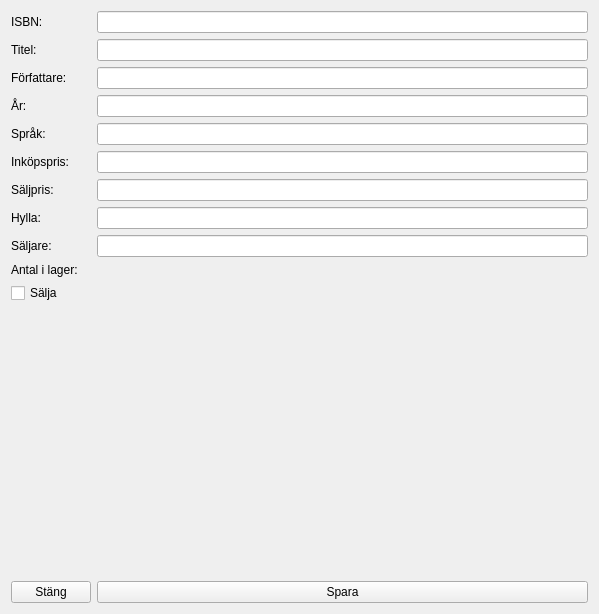
<?xml version="1.0" encoding="UTF-8"?>
<ui version="4.0">
 <class>Dialog</class>
 <widget class="QDialog" name="Dialog">
  <property name="geometry">
   <rect>
    <x>0</x>
    <y>0</y>
    <width>599</width>
    <height>614</height>
   </rect>
  </property>
  <property name="windowTitle">
   <string>Dialog</string>
  </property>
  <layout class="QGridLayout" name="gridLayout">
   <item row="7" column="0">
    <widget class="QLabel" name="label_buy_price">
     <property name="text">
      <string>Inköpspris:</string>
     </property>
    </widget>
   </item>
   <item row="1" column="0">
    <widget class="QLabel" name="label_isbn">
     <property name="text">
      <string>ISBN:</string>
     </property>
    </widget>
   </item>
   <item row="5" column="1">
    <widget class="QLineEdit" name="line_year"/>
   </item>
   <item row="6" column="0">
    <widget class="QLabel" name="label_language">
     <property name="text">
      <string>Språk:</string>
     </property>
    </widget>
   </item>
   <item row="9" column="1">
    <widget class="QLineEdit" name="line_row"/>
   </item>
   <item row="16" column="1">
    <widget class="QPushButton" name="button_save">
     <property name="text">
      <string>Spara</string>
     </property>
     <property name="autoDefault">
      <bool>false</bool>
     </property>
    </widget>
   </item>
   <item row="12" column="0">
    <widget class="QCheckBox" name="sale_toggle">
     <property name="text">
      <string>Sälja</string>
     </property>
    </widget>
   </item>
   <item row="16" column="0">
    <widget class="QPushButton" name="button_close">
     <property name="text">
      <string>Stäng</string>
     </property>
     <property name="autoDefault">
      <bool>false</bool>
     </property>
    </widget>
   </item>
   <item row="8" column="1">
    <widget class="QLineEdit" name="line_sell_price"/>
   </item>
   <item row="6" column="1">
    <widget class="QLineEdit" name="line_language"/>
   </item>
   <item row="11" column="0">
    <widget class="QLabel" name="label_amount">
     <property name="text">
      <string>Antal i lager:</string>
     </property>
    </widget>
   </item>
   <item row="11" column="1">
    <widget class="QLabel" name="line_amount">
     <property name="sizePolicy">
      <sizepolicy hsizetype="Expanding" vsizetype="Fixed">
       <horstretch>0</horstretch>
       <verstretch>0</verstretch>
      </sizepolicy>
     </property>
     <property name="text">
      <string/>
     </property>
    </widget>
   </item>
   <item row="1" column="1">
    <widget class="QLineEdit" name="line_isbn"/>
   </item>
   <item row="8" column="0">
    <widget class="QLabel" name="label_sell_price">
     <property name="text">
      <string>Säljpris:</string>
     </property>
    </widget>
   </item>
   <item row="10" column="0">
    <widget class="QLabel" name="label_seller">
     <property name="text">
      <string>Säljare:</string>
     </property>
    </widget>
   </item>
   <item row="4" column="1">
    <widget class="QLineEdit" name="line_author"/>
   </item>
   <item row="5" column="0">
    <widget class="QLabel" name="lable_year">
     <property name="text">
      <string>År:</string>
     </property>
    </widget>
   </item>
   <item row="3" column="1">
    <widget class="QLineEdit" name="line_title"/>
   </item>
   <item row="15" column="1">
    <widget class="QLabel" name="label_cover">
     <property name="text">
      <string/>
     </property>
    </widget>
   </item>
   <item row="3" column="0">
    <widget class="QLabel" name="label_title">
     <property name="text">
      <string>Titel:</string>
     </property>
    </widget>
   </item>
   <item row="7" column="1">
    <widget class="QLineEdit" name="line_buy_price"/>
   </item>
   <item row="9" column="0">
    <widget class="QLabel" name="label_row">
     <property name="text">
      <string>Hylla:</string>
     </property>
    </widget>
   </item>
   <item row="4" column="0">
    <widget class="QLabel" name="label_author">
     <property name="text">
      <string>Författare:</string>
     </property>
    </widget>
   </item>
   <item row="10" column="1">
    <widget class="QLineEdit" name="lineEdit"/>
   </item>
  </layout>
  <action name="action_lookup_book">
   <property name="text">
    <string>lookup_book</string>
   </property>
  </action>
  <action name="action_close_dialog">
   <property name="text">
    <string>close_dialog</string>
   </property>
  </action>
  <action name="action_add_book">
   <property name="text">
    <string>add_book</string>
   </property>
  </action>
  <action name="action_toggle_sale">
   <property name="text">
    <string>toggle_sale</string>
   </property>
  </action>
 </widget>
 <resources/>
 <connections>
  <connection>
   <sender>line_isbn</sender>
   <signal>returnPressed()</signal>
   <receiver>Dialog</receiver>
   <slot>lookup_book()</slot>
   <hints>
    <hint type="sourcelabel">
     <x>158</x>
     <y>28</y>
    </hint>
    <hint type="destinationlabel">
     <x>65</x>
     <y>3</y>
    </hint>
   </hints>
  </connection>
  <connection>
   <sender>button_close</sender>
   <signal>clicked()</signal>
   <receiver>Dialog</receiver>
   <slot>close_dialog()</slot>
   <hints>
    <hint type="sourcelabel">
     <x>50</x>
     <y>587</y>
    </hint>
    <hint type="destinationlabel">
     <x>299</x>
     <y>306</y>
    </hint>
   </hints>
  </connection>
  <connection>
   <sender>button_save</sender>
   <signal>clicked()</signal>
   <receiver>Dialog</receiver>
   <slot>add_book()</slot>
   <hints>
    <hint type="sourcelabel">
     <x>344</x>
     <y>587</y>
    </hint>
    <hint type="destinationlabel">
     <x>299</x>
     <y>306</y>
    </hint>
   </hints>
  </connection>
  <connection>
   <sender>sale_toggle</sender>
   <signal>toggled(bool)</signal>
   <receiver>Dialog</receiver>
   <slot>toggle_sale()</slot>
   <hints>
    <hint type="sourcelabel">
     <x>22</x>
     <y>351</y>
    </hint>
    <hint type="destinationlabel">
     <x>25</x>
     <y>397</y>
    </hint>
   </hints>
  </connection>
 </connections>
 <slots>
  <slot>lookup_book()</slot>
  <slot>add_book()</slot>
  <slot>close_dialog()</slot>
  <slot>toggle_sale()</slot>
 </slots>
</ui>
